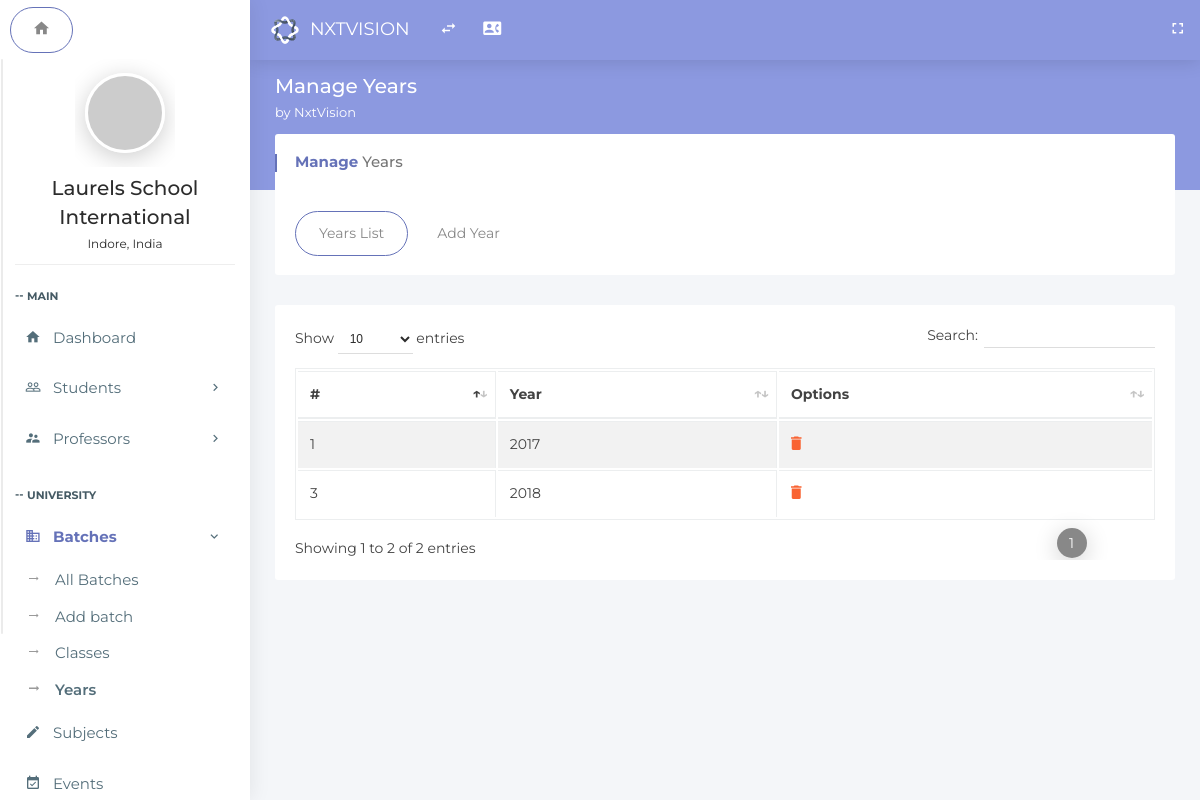
The app's page /index.php/years, older data.
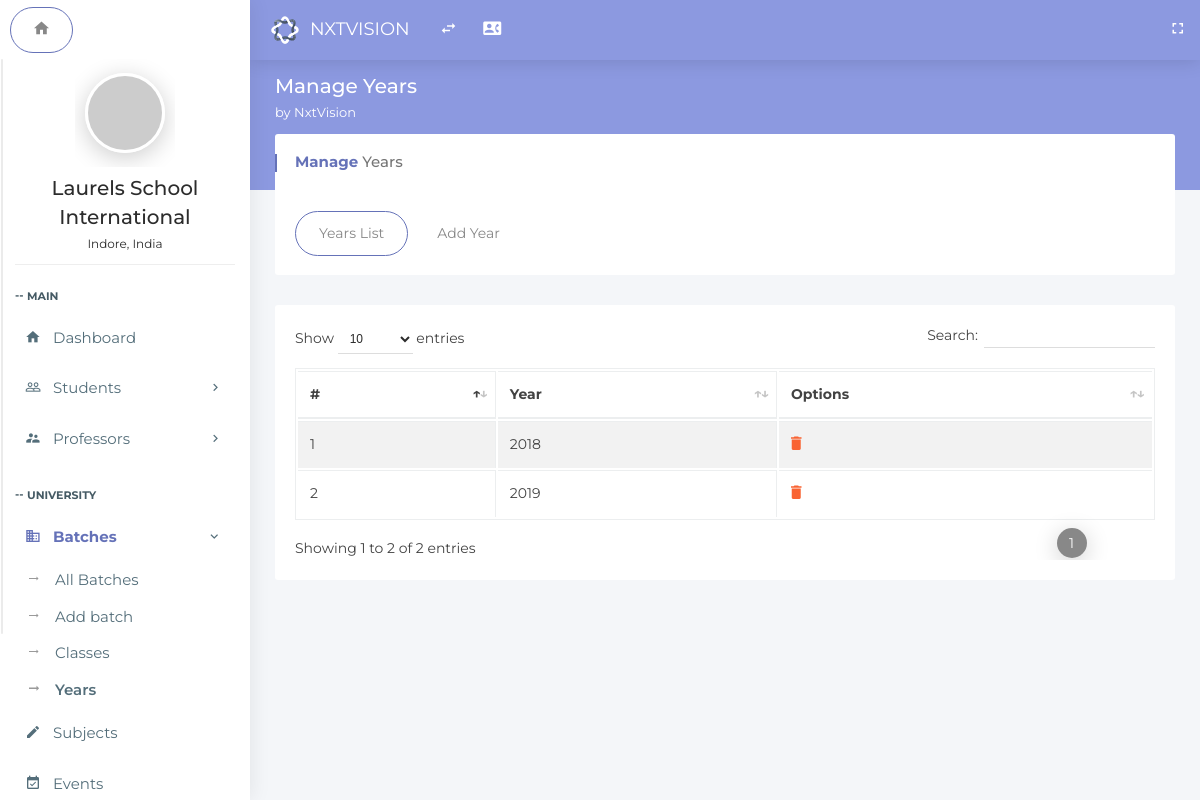
The same page, newer data.
### tables this page shows
CREATE TABLE `years_list` (
  `id` int(11) NOT NULL,
  `year` text NOT NULL
);

### application/controllers/Years.php (called while the page is built, shortened)
<?php
class Years extends MY_Controller {
	public function index()
	{
        $this->load->model('Years_model', '_years');
        $data['result'] = $this->_years->getAllYears();
		$this->load->view('years',$data);
	}
}

### index.php (called while the page is built, shortened)
<?php
require_once BASEPATH.'core/CodeIgniter.php';

### application/models/Years_model.php (called while the page is built, shortened)
<?php
class Years_model extends CI_Model
{
    public function getAllYears()
    {
        $query = $this->db->get('years_list');
        return $query;
    }
}

### application/views/years.php (the view, shortened to what this page needs)
<!doctype html>
<html class="no-js " lang="en">
<head>
<link rel="stylesheet" href="assets/plugins/bootstrap/css/bootstrap.min.css">
<link rel="stylesheet" href="assets/plugins/jquery-datatable/dataTables.bootstrap4.min.css">
<link rel="stylesheet" href="assets/css/main.css">
<link rel="stylesheet" href="assets/css/color_skins.css">
<link rel="stylesheet" href="assets/plugins/sweetalert/sweetalert.css"/>
</head>
<body class="<?php echo $theme;?>">
<nav class="navbar p-l-5 p-r-5">
    <ul class="nav navbar-nav navbar-left">
        <li>
            <div class="navbar-header">
                <a class="navbar-brand" href="<?php echo site_url('dashboard');?>"><img src="assets/images/logo.svg" width="30" alt="Oreo"><span class="m-l-10"><?php echo $company_name;?></span></a>
            </div>
        </li>
        <li><a href="javascript:void(0);" class="ls-toggle-btn" data-close="true"><i class="zmdi zmdi-swap"></i></a></li>
         <li><a href="contact.html" title="Contact List"><i class="zmdi zmdi-account-box-phone"></i></a></li>
        <li class="float-right">
            <a href="javascript:void(0);" class="fullscreen hidden-sm-down" data-provide="fullscreen" data-close="true"><i class="zmdi zmdi-fullscreen"></i></a>
        </li>
    </ul>
</nav>
<?php include "leftside.php";?>
<section class="content">
    <div class="block-header">
        <div class="row">
            <div class="col-lg-7 col-md-6 col-sm-12">
                <h2>Manage Years
                <small><?php echo $welcome_string;?></small>
                </h2>
            </div>
        </div>
    </div>
    <div class="container-fluid">
        <div class="row clearfix">
            <div class="col-lg-12">
                <div class="card">
                    <div class="header">
                        <h2><strong>Manage</strong> Years</h2>
                    </div>
                    <div class="body">
                        <ul class="nav nav-tabs padding-0">
                            <li class="nav-item"><a class="nav-link active" data-toggle="tab" href="#sublist">Years List</a></li>
                            <li class="nav-item"><a class="nav-link" data-toggle="tab" href="#addsub">Add Year</a></li>
                        </ul>
                    </div>
                </div>
                <div class="tab-content">
                    <div class="tab-pane active" id="sublist">
                        <div class="card">
                            <div class="body">
                                <div class="table-responsive">
                                    <table class="table table-bordered table-striped table-hover js-basic-example dataTable">
                                        <thead>
                                            <tr>
                                                <th>#</th>
                                                <th>Year</th>
                                                <th>Options</th>
                                            </tr>
                                        </thead>
                                        <tbody>
                                            <?php
                                            if(isset($result))
                                            {
                      foreach ($result->result() as $row) {
                          ?>
                                            <tr>
                                                <td><?php echo $row->id; ?></td>
                                                <td><?php echo $row->year; ?></td>
                                                <td>
                                                    <a href="javascript:showConfirmMessage('<?php echo $row->id; ?>','<?php echo $row->year; ?>');"><i class="zmdi zmdi-delete"></i>
                                                    </a>
                                                </td>
                                            </tr>
                      <?php
                      }} ?>
                                        </tbody>
                                    </table>
                                </div>
                            </div>
                        </div>
                    </div>
                </div>
            </div>
        </div>
    </div>
</section>
</body>
</html>

### application/views/LeftSide.php (shortened to what this page needs)
<aside id="leftsidebar" class="sidebar">
    <ul class="nav nav-tabs">
        <li class="nav-item"><a class="nav-link active" data-toggle="tab" href="#dashboard"><i class="zmdi zmdi-home"></i></a></li>
    </ul>
    <div class="tab-content">
        <div class="tab-pane stretchRight active" id="dashboard">
            <div class="menu">
                <ul class="list">
                    <li>
                        <div class="user-info">
                            <div class="image"><a href="profile.html"><img src="http://via.placeholder.com/80x80" alt="User"></a></div>
                            <div class="detail">
                                <h4><?php echo $schoolname;?></h4>
                                <small><?php echo $schoollocation;?></small>
                            </div>
                        </div>
                    </li>
                    <li class="header">MAIN</li>
                    <li <?php if( strcmp(basename($_SERVER['PHP_SELF']) ,'dashboard') ==0 )
                            echo 'class="active open"'; ?>  >
                        <a href="<?php echo site_url('dashboard') ?>"><i class="zmdi zmdi-home"></i><span>Dashboard</span></a>
                    </li>
                    <li <?php if( strcmp(basename($_SERVER['PHP_SELF']) ,'all_students') ==0 || strcmp(basename($_SERVER['PHP_SELF']) ,'add_students') ==0 || strcmp($this->uri->segment(1),'profile') == 0)
                        echo 'class="active open"'; ?> >
                        <a href="javascript:void(0);" class="menu-toggle"><i class="zmdi zmdi-accounts-outline"></i><span>Students</span> </a>
                    </li>
                    <li <?php if( strcmp(basename($_SERVER['PHP_SELF']) ,'all_professor') ==0 || strcmp(basename($_SERVER['PHP_SELF']) ,'add_professor') ==0)
                        echo 'class="active open"'; ?> >
                        <a href="javascript:void(0);" class="menu-toggle"><i class="zmdi zmdi-accounts-alt"></i><span>Professors</span> </a>
                    </li>
                    <li class="header">UNIVERSITY</li>
                    <li <?php if( strcmp(basename($_SERVER['PHP_SELF']) ,'classes') ==0 || strcmp(basename($_SERVER['PHP_SELF']) ,'years') ==0 )
                        echo 'class="active open"'; ?> >
                        <a href="javascript:void(0);" class="menu-toggle"><i class="zmdi zmdi-city-alt"></i><span>Batches</span> </a>
                        <ul class="ml-menu">
                            <li <?php if( strcmp(basename($_SERVER['PHP_SELF']) ,'Departments') ==0 )
                                echo 'class="active"'; ?>>
                                <a href="<?php echo site_url('Departments') ?>">All Batches</a>
                            </li>
                            <li <?php if( strcmp(basename($_SERVER['PHP_SELF']) ,'Departments') ==0 )
                                echo 'class="active"'; ?>>
                                <a href="<?php echo site_url('Departments/add_department');?>">Add batch</a>
                            </li>
                            <li <?php if( strcmp(basename($_SERVER['PHP_SELF']) ,'classes') ==0 )
                                echo 'class="active"'; ?>>
                                <a href="<?php echo site_url('classes') ?>">Classes</a>
                            </li>
                            <li <?php if( strcmp(basename($_SERVER['PHP_SELF']) ,'years') ==0 )
                                echo 'class="active"'; ?>>
                                <a href="<?php echo site_url('years');?>">Years</a>
                            </li>
                        </ul>
                    </li>
                    <li <?php if( strcmp(basename($_SERVER['PHP_SELF']) ,'subject') ==0 )
                            echo 'class="active open"'; ?>  >
                        <a href="<?php echo site_url('subject') ?>"><i class="zmdi zmdi-edit"></i><span>Subjects</span></a>
                    </li>
                    <li <?php if( strcmp(basename($_SERVER['PHP_SELF']) ,'event') ==0)
                        echo 'class="active"'; ?>>
                        <a href="<?php echo site_url('Events/event');?>"><i class="zmdi zmdi-calendar-check"></i><span>Events</span> </a>
                    </li>
                </ul>
            </div>
        </div>
    </div>
</aside>

### assets/css/color_skins.css (style rules this page uses)
.theme-purple .block-header h2 { color: #fff }
.theme-purple .block-header h2 small { color: #fff }
.theme-purple section.content:before { background-color: #8c99e0 }
.theme-purple .navbar, .theme-purple .page-loader-wrapper { background: #8c99e0 }
.theme-purple .sidebar .menu .list li.active { background-color: transparent }
.theme-purple .sidebar .menu .list li.active>:first-child i, .theme-purple .sidebar .menu .list li.active>:first-child span { color: #6572b8 }
.theme-purple .nav-tabs .nav-link.active { border: 1px solid #6572b8 !important }
.theme-purple .card .header h2:before { background: #6572b8 }
.theme-purple .card .header h2 strong { color: #6572b8 }

Row changes from the older to the newer data that the page shows:
removed years_list: id "3", year "2018"
changed years_list id 1: year "2017" → "2018"
added years_list: id "2", year "2019"
